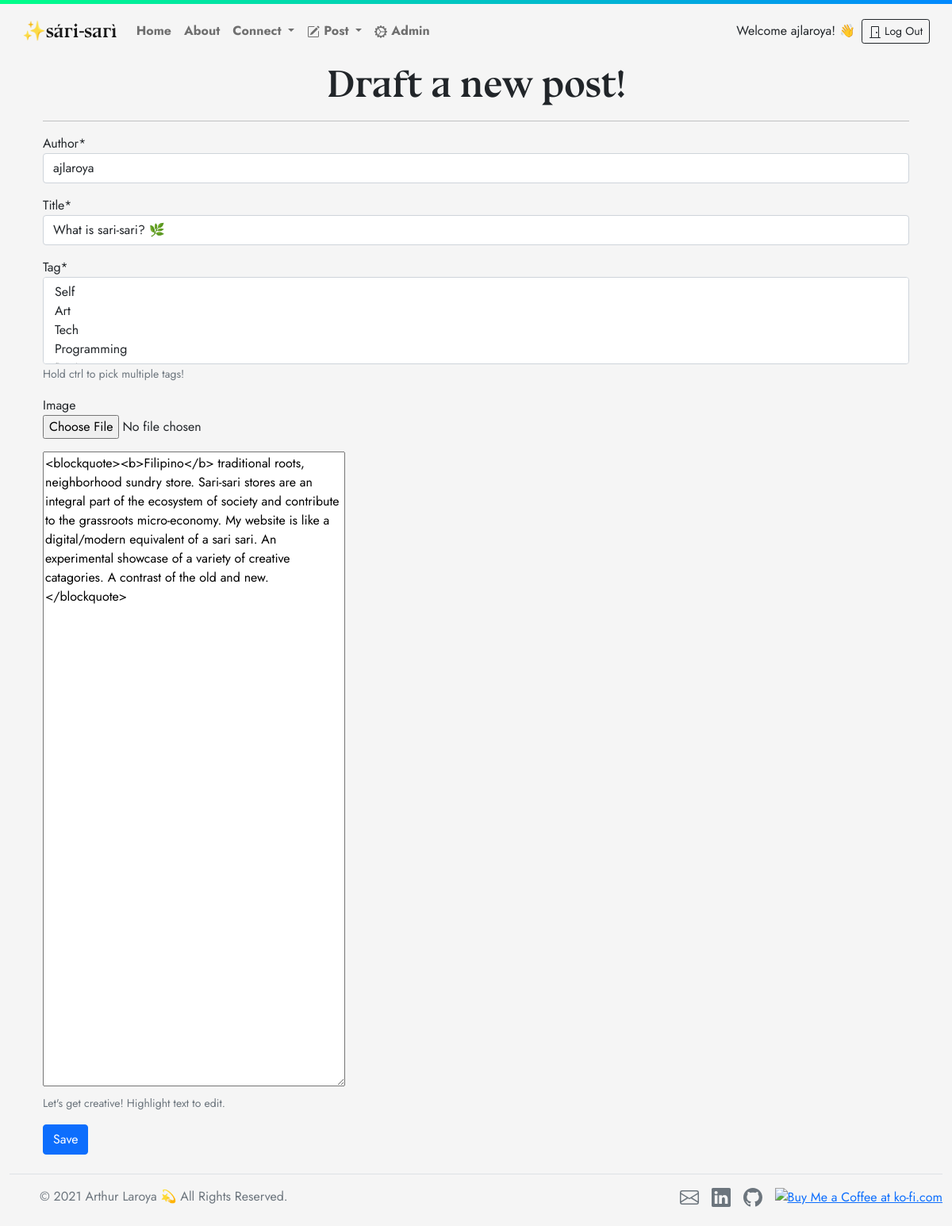
Screenshot of /post/8/edit/ (signed in) with the database file from the repository.
### blog/models.py (models this page shows, shortened)
class Post(models.Model):
    author = models.ForeignKey('auth.User',on_delete=models.CASCADE) # authorised user
    title = models.CharField(max_length=200)
    text = models.TextField(blank=True)
    created_date = models.DateTimeField(default=timezone.now)
    published_date = models.DateTimeField(blank=True,null=True)
    tag = models.ManyToManyField(Tag, help_text='Hold ctrl to pick multiple tags!')
    image = models.ImageField(upload_to='images',blank=True)
    like = models.IntegerField(blank=True,null=True)

### blog/views.py (the view)
# urls.py: re_path(r'^post/(?P<pk>\d+)/edit/$',views.PostUpdateView.as_view(),name='post_edit'),
class PostUpdateView(LoginRequiredMixin,UpdateView):
    login_url = '/login/'
    redirect_field_name = 'blog/post_detail.html'
    form_class = PostForm
    model = Post

### blog/forms.py
class PostForm(forms.ModelForm):
    class Meta():
        model = Post
        fields = ('author','title','text','tag','image')
        widgets = {
            'title':forms.TextInput(attrs={'class':'textinputclass'}),
            'text':forms.Textarea(attrs={'id':'mytextarea','name':'mytextarea','style':'height: 800px'})
        }

### blog/models.py (called while the page is built)
    def __str__(self):
        return self.name

### blog/templates/blog/post_form.html (shortened to what this page needs)
{% extends 'blog/base.html' %}
{% load crispy_forms_tags %}
{% block content %}
<h1 class="posttitle">Draft a new post!</h1>
<hr>
<form class="mb-3" method="post" enctype="multipart/form-data">
  <div class="mb-3">
    {{ form.author|as_crispy_field }}
  </div>
  <div class="mb-3">
    {{ form.title|as_crispy_field }}
  </div>
  <div class="mb-3">
    {{ form.tag|as_crispy_field }}
  </div>
  <div class="mb-3">
    {{ form.image|as_crispy_field }}
  </div>
  <div class="mb-3">
    {{ form.text }}
    <div class="form-text">Let's get creative! Highlight text to edit.</div>
  </div>
  <button class="save btn btn-primary" type="submit" name="button">Save</button>
</form>
{% endblock %}

### blog/templates/blog/base.html (shortened to what this page needs)
<!DOCTYPE html>
{% load static %}
<html lang="en" dir="ltr" style="height:100%;">
  <head>
    <link href="https://cdn.jsdelivr.net/npm/bootstrap@5.1.1/dist/css/bootstrap.min.css" rel="stylesheet">
    <link rel="stylesheet" href="{% static 'css/blog.css' %}">
  </head>
  <body class="d-flex flex-column h-100">
    <div class="loader"></div>
    <nav class="navbar navbar-expand-md navbar-light p-3">
      <div class="container-fluid">
        <a class="navbar-brand brand fs-4" href="{% url 'post_list' %}">✨sári-sarì</a>
        <div class="collapse navbar-collapse justify-content-md-center" id="navbarSupportedContent">
          <ul class="navbar-nav me-auto mb-2 mb-lg-0 fw-bold">
            <li class="nav-item">
              {% url 'post_list' as url %}
              <a class="nav-link {% if request.path == url %}active{% endif %}" href="{% url 'post_list' %}">
                Home</a>
            </li>
            {% url 'about' as url %}
            <li class="nav-item">
              <a class="nav-link {% if request.path == url %}active{% endif %}" href="{% url 'about' %}">
                 About</a>
            </li>
            <li class="nav-item dropdown">
              <a class="nav-link dropdown-toggle" href="#" role="button" data-bs-toggle="dropdown">
                Connect
              </a>
            </li>
            {% url 'post_new' as posturl %}
            {% url 'post_draft' as drafturl %}
            <li class="nav-item dropdown">
              <a class="nav-link dropdown-toggle {% if request.path == posturl or request.path == drafturl %}active{% endif %}" href="#" id="navbarDropdown" role="button" data-bs-toggle="dropdown">
                 Post
              </a>
            </li>
            <li class="nav-item">
              {% if user.is_authenticated %}
              <a class="nav-link" href="{% url 'admin:index' %}">
                 Admin</a>
              {% endif %}
            </li>
          </ul>
          <div class="d-flex justify-content-end align-items-center">
            {% if user.is_authenticated %}
            <span class="nav-item p-2">Welcome {{user.username}}! 👋</span>
            <a class="nav-item btn btn-outline-dark btn-sm" href="{% url 'logout' %}">
              <svg xmlns="http://www.w3.org/2000/svg" width="16" height="16" fill="currentColor" class="bi bi-door-closed" viewBox="0 0 16 16">
                <path d="M3 2a1 1 0 0 1 1-1h8a1 1 0 0 1 1 1v13h1.5a.5.5 0 0 1 0 1h-13a.5.5 0 0 1 0-1H3V2zm1 13h8V2H4v13z"/>
                <path d="M9 9a1 1 0 1 0 2 0 1 1 0 0 0-2 0z"/>
              </svg> Log Out
            </a>
            {% endif %}
          </div>
        </div>
      </div>
    </nav>
    <main class="flex-grow-1">
      <div class="container px-4">
        {% block content %}
        {% endblock %}
      </div>
    </main>
    <div class="container-fluid">
      <footer class="d-flex flex-wrap justify-content-between align-items-center py-3 my-2 border-top">
        <div class="col-md-4 d-flex align-items-center">
          <a href="/" class="mb-3 me-2 mb-md-0 text-muted text-decoration-none lh-1">
            <svg class="bi" width="30" height="24"><use xlink:href="#bootstrap"/></svg>
          </a>
          <span class="text-muted">&copy; 2021 Arthur Laroya 💫 All Rights Reserved.</span>
        </div>
        <ul class="nav col-md-4 justify-content-end list-unstyled d-flex">
          <li class="ms-3"><a href="mailto:arthur.j.laroya@gmail.com" class="link-secondary">
          </a></li>
          <li class="ms-3"><a href="https://www.linkedin.com/in/arthurlaroya/" class="link-secondary">
          </a></li>
          <li class="ms-3"><a href="https://github.com/ajlaroya" class="link-secondary">
          </a></li>
          <li class="ms-3">
            <a href='https://ko-fi.com/C0C06DLW9' target='_blank' rel="noreferrer"><img height="30" src='https://cdn.ko-fi.com/cdn/kofi3.png?v=3' border='0' alt='Buy Me a Coffee at ko-fi.com' /></a>
          </li>
        </ul>
      </footer>
    </div>
  </body>
</html>

### blog/static/css/blog.css (style rules this page uses)
body { -ms-overflow-style: none; scrollbar-width: none; overflow-y: scroll; font-family: 'Jost', sans-serif; background: #F5F5F5; }
footer { background-color: #F5F5F5; }
.brand { font-family: 'bluu_nextbold', serif; }
.posttitle { font-family: 'bluu_nextbold', serif; font-size: 3em; text-align: center; }
.loader { height:5px; position:absolute; left:0; right:0; top:0; bottom:0; filter:hue-rotate(0deg); background:linear-gradient(45deg,#0f8,#08f); animation:hue 10000ms infinite linear; }

### rows the page displays
Post: author "ajlaroya", title "What is sari-sari? 🌿", text "<blockquote><b>Filipino</b> traditional roots, neighborhood sundry store. Sari-sari stores are an integral part of the ecosystem of society and contribute to the grassroots micro-economy. My website is like a digital/modern equivalent of a sari sari. An experimental showcase of a variety of creative catagories. A contrast of the old and new.</blockquote>"

### other values shown
{{ user.username }} "ajlaroya"
